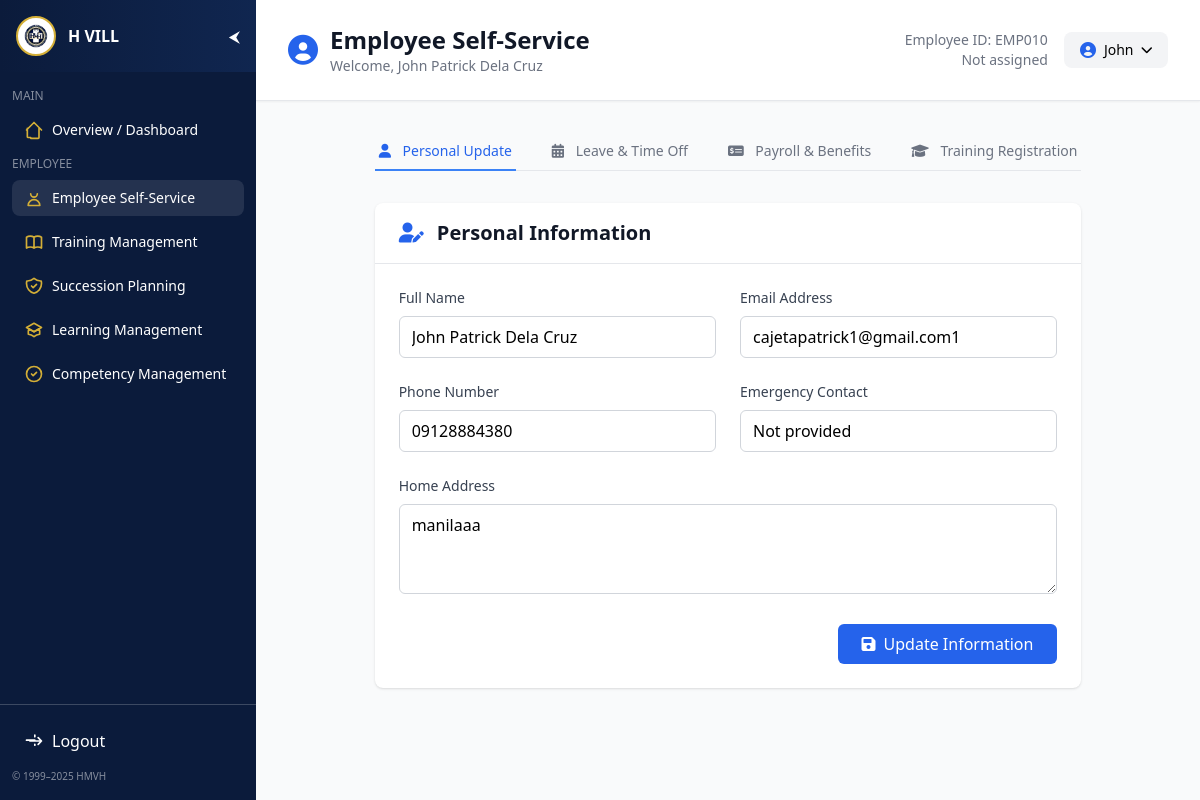
The app's page /employee/ess.php with its own data.
### tables this page shows
CREATE TABLE `employee` (
  `employee_id` int(11) NOT NULL,
  `first_name` varchar(100) NOT NULL,
  `last_name` varchar(100) NOT NULL,
  `email` varchar(255) NOT NULL,
  `phone_number` varchar(20) DEFAULT NULL,
  `hire_date` date NOT NULL,
  `employment_status` enum('Active','Inactive','Terminated') NOT NULL DEFAULT 'Active',
  `fk_department_id` int(11) NOT NULL,
  `fk_position_id` int(11) NOT NULL,
  `created_date` timestamp NOT NULL DEFAULT current_timestamp(),
  `address` varchar(255) NOT NULL
);

### employee/ess.php (the view, shortened to what this page needs)
<?php
$host = '127.0.0.1';
$dbname = 'hr2_db';
$username = 'root';
$password = '';
try {
    $pdo = new PDO("mysql:host=$host;dbname=$dbname;charset=utf8mb4", $username, $password);
    $pdo->setAttribute(PDO::ATTR_ERRMODE, PDO::ERRMODE_EXCEPTION);
} catch (PDOException $e) {
    die("Database connection failed: " . $e->getMessage());
}
$employee_id = 1;
$stmt = $pdo->prepare("
    SELECT e.*, d.department_name, p.title as position_title
    FROM employee e
    LEFT JOIN department d ON e.fk_department_id = d.department_id
    LEFT JOIN position p ON e.fk_position_id = p.position_id
    WHERE e.employee_id = ?
");
$stmt->execute([$employee_id]);
$employee = $stmt->fetch(PDO::FETCH_ASSOC);
if (!$employee) {
    $fallback_stmt = $pdo->query("SELECT * FROM employee LIMIT 1");
    $employee = $fallback_stmt->fetch(PDO::FETCH_ASSOC);
}
$employee_data = [
    'id' => $employee['employee_id'],
    'name' => $employee['first_name'] . ' ' . $employee['last_name'],
    'employee_id' => 'EMP' . str_pad($employee['employee_id'], 3, '0', STR_PAD_LEFT),
    'department' => $employee['department_name'] ?? 'Not assigned',
    'position' => $employee['position_title'] ?? 'Not assigned',
    'email' => $employee['email'],
    'phone' => $employee['phone_number'] ?? 'Not provided',
    'address' => $employee['address'] ?? 'Not provided',
    'hire_date' => $employee['hire_date'],
    'emergency_contact' => 'Not provided'
];
$activeTab = $_GET['tab'] ?? 'personal';
?>
<!DOCTYPE html>
<html lang="en">
<head>
    <script src="https://cdn.tailwindcss.com"></script>
    <link href="https://cdnjs.cloudflare.com/ajax/libs/font-awesome/6.0.0/css/all.min.css" rel="stylesheet">
</head>
<body class="bg-gray-50 min-h-screen">
    <div class="flex min-h-screen">
        <div class="w-64">
            <?php include 'ess-sidebar.php'; ?>
        </div>
        <div class="flex-1 flex flex-col">
            <header class="bg-white shadow-sm border-b">
                <div class="max-w-7xl mx-auto px-4 sm:px-6 lg:px-8">
                    <div class="flex justify-between items-center py-6">
                        <div class="flex items-center">
                            <i class="fas fa-user-circle text-3xl text-blue-600 mr-3"></i>
                            <div>
                                <h1 class="text-2xl font-bold text-gray-900">Employee Self-Service</h1>
                                <p class="text-sm text-gray-500">Welcome, <?php echo htmlspecialchars($employee_data['name']); ?></p>
                            </div>
                        </div>
                        <div class="flex items-center space-x-4">
                            <div class="text-right">
                                <p class="text-sm text-gray-500">Employee ID: <?php echo $employee_data['employee_id']; ?></p>
                                <p class="text-sm text-gray-500"><?php echo $employee_data['department']; ?></p>
                            </div>
                            <div class="relative group">
                                <button onclick="toggleDropdown()" class="flex items-center space-x-2 bg-gray-100 hover:bg-gray-200 px-4 py-2 rounded-lg transition-colors">
                                    <i class="fas fa-user-circle text-blue-600"></i>
                                    <span class="text-sm font-medium"><?php echo explode(' ', $employee_data['name'])[0]; ?></span>
                                    <i class="fas fa-chevron-down text-xs"></i>
                                </button>
                            </div>
                        </div>
                    </div>
                </div>
            </header>
            <div class="flex-1 max-w-7xl mx-auto px-4 sm:px-6 lg:px-8 py-8">
                <div class="border-b border-gray-200">
                    <nav class="-mb-px flex space-x-8">
                        <a href="?tab=personal" class="<?php echo $activeTab === 'personal' ? 'border-blue-500 text-blue-600' : 'border-transparent text-gray-500 hover:text-gray-700 hover:border-gray-300'; ?> whitespace-nowrap py-2 px-1 border-b-2 font-medium text-sm transition-colors">
                            <i class="fas fa-user mr-2"></i>
                            Personal Update
                        </a>
                        <a href="?tab=leave" class="<?php echo $activeTab === 'leave' ? 'border-blue-500 text-blue-600' : 'border-transparent text-gray-500 hover:text-gray-700 hover:border-gray-300'; ?> whitespace-nowrap py-2 px-1 border-b-2 font-medium text-sm transition-colors">
                            <i class="fas fa-calendar-alt mr-2"></i>
                            Leave & Time Off
                        </a>
                        <a href="?tab=payroll" class="<?php echo $activeTab === 'payroll' ? 'border-blue-500 text-blue-600' : 'border-transparent text-gray-500 hover:text-gray-700 hover:border-gray-300'; ?> whitespace-nowrap py-2 px-1 border-b-2 font-medium text-sm transition-colors">
                            <i class="fas fa-money-check-alt mr-2"></i>
                            Payroll & Benefits
                        </a>
                        <a href="?tab=training" class="<?php echo $activeTab === 'training' ? 'border-blue-500 text-blue-600' : 'border-transparent text-gray-500 hover:text-gray-700 hover:border-gray-300'; ?> whitespace-nowrap py-2 px-1 border-b-2 font-medium text-sm transition-colors">
                            <i class="fas fa-graduation-cap mr-2"></i>
                            Training Registration
                        </a>
                    </nav>
                </div>
                <div class="mt-8">
                    <?php if ($activeTab === 'personal'): ?>
                    <div class="bg-white shadow rounded-lg">
                        <div class="px-6 py-4 border-b border-gray-200">
                            <h2 class="text-xl font-semibold text-gray-900">
                                <i class="fas fa-user-edit mr-2 text-blue-600"></i>
                                Personal Information
                            </h2>
                        </div>
                        <form method="POST" class="p-6">
                            <div class="grid grid-cols-1 md:grid-cols-2 gap-6">
                                <div>
                                    <label class="block text-sm font-medium text-gray-700 mb-2">Full Name</label>
                                    <input type="text" name="full_name" value="<?php echo htmlspecialchars($employee_data['name']); ?>" class="w-full px-3 py-2 border border-gray-300 rounded-md focus:outline-none focus:ring-2 focus:ring-blue-500">
                                </div>
                                <div>
                                    <label class="block text-sm font-medium text-gray-700 mb-2">Email Address</label>
                                    <input type="email" name="email" value="<?php echo htmlspecialchars($employee_data['email']); ?>" class="w-full px-3 py-2 border border-gray-300 rounded-md focus:outline-none focus:ring-2 focus:ring-blue-500">
                                </div>
                                <div>
                                    <label class="block text-sm font-medium text-gray-700 mb-2">Phone Number</label>
                                    <input type="tel" name="phone" value="<?php echo htmlspecialchars($employee_data['phone']); ?>" class="w-full px-3 py-2 border border-gray-300 rounded-md focus:outline-none focus:ring-2 focus:ring-blue-500">
                                </div>
                                <div>
                                    <label class="block text-sm font-medium text-gray-700 mb-2">Emergency Contact</label>
                                    <input type="text" name="emergency_contact" value="<?php echo htmlspecialchars($employee_data['emergency_contact']); ?>" class="w-full px-3 py-2 border border-gray-300 rounded-md focus:outline-none focus:ring-2 focus:ring-blue-500">
                                </div>
                                <div class="md:col-span-2">
                                    <label class="block text-sm font-medium text-gray-700 mb-2">Home Address</label>
                                    <textarea name="address" rows="3" class="w-full px-3 py-2 border border-gray-300 rounded-md focus:outline-none focus:ring-2 focus:ring-blue-500"><?php echo htmlspecialchars($employee_data['address']); ?></textarea>
                                </div>
                            </div>
                            <div class="mt-6 flex justify-end">
                                <button type="submit" class="bg-blue-600 text-white px-6 py-2 rounded-md hover:bg-blue-700 transition-colors">
                                    <i class="fas fa-save mr-2"></i>Update Information
                                </button>
                            </div>
                        </form>
                    </div>
                    <?php endif; ?>
                </div>
            </div>
        </div>
    </div>
</body>
</html>

### records on screen
employee: email "cajetapatrick1@gmail.com1", phone "09128884380", address "manilaaa"

### other values on screen
$employee_data['name'] "John Patrick Dela Cruz"
$employee_data['employee_id'] "EMP010"
$employee_data['department'] "Not assigned"
explode(' ', $employee_data['name'])[0] "John"
